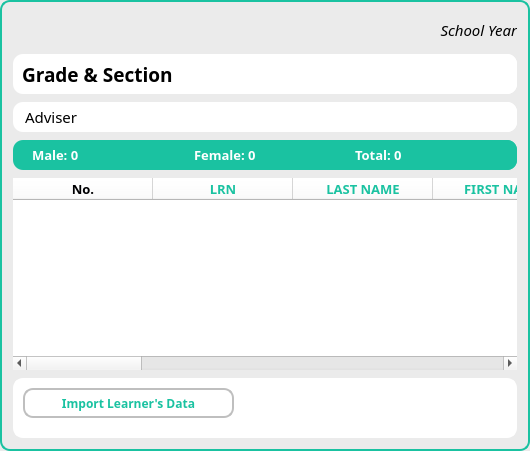
    <widget class="QFrame" name="disProfFrame">
     <property name="minimumSize">
      <size>
       <width>530</width>
       <height>450</height>
      </size>
     </property>
     <property name="styleSheet">
      <string notr="true">QFrame{
	background-color: rgb(235, 235, 235);
    border: solid;
	border-width: 2px 2px 2px 2px;
	border-color: rgb(26, 194, 161);
	border-radius: 10px
}</string>
     </property>
     <property name="frameShape">
      <enum>QFrame::StyledPanel</enum>
     </property>
     <property name="frameShadow">
      <enum>QFrame::Raised</enum>
     </property>
     <layout class="QVBoxLayout" name="verticalLayout_2">
      <property name="spacing">
       <number>8</number>
      </property>
      <item>
       <widget class="QFrame" name="topLabelFrame">
        <property name="styleSheet">
         <string notr="true">QFrame{
border: none;
}</string>
        </property>
        <property name="frameShape">
         <enum>QFrame::StyledPanel</enum>
        </property>
        <property name="frameShadow">
         <enum>QFrame::Raised</enum>
        </property>
        <layout class="QHBoxLayout" name="horizontalLayout_3">
         <property name="spacing">
          <number>0</number>
         </property>
         <property name="leftMargin">
          <number>0</number>
         </property>
         <property name="topMargin">
          <number>0</number>
         </property>
         <property name="rightMargin">
          <number>0</number>
         </property>
         <property name="bottomMargin">
          <number>0</number>
         </property>
         <item>
          <widget class="QLabel" name="depLabel">
           <property name="font">
            <font>
             <family>Montserrat SemiBold</family>
             <pointsize>18</pointsize>
             <weight>75</weight>
             <bold>true</bold>
            </font>
           </property>
           <property name="styleSheet">
            <string notr="true">QLabel{
color: rgb(26, 194, 161);
border: none;
}</string>
           </property>
           <property name="text">
            <string>&lt;DEPARTMENT&gt;</string>
           </property>
          </widget>
         </item>
         <item>
          <widget class="QLabel" name="syLabel">
           <property name="minimumSize">
            <size>
             <width>160</width>
             <height>0</height>
            </size>
           </property>
           <property name="maximumSize">
            <size>
             <width>160</width>
             <height>16777215</height>
            </size>
           </property>
           <property name="font">
            <font>
             <family>Montserrat</family>
             <pointsize>11</pointsize>
             <italic>true</italic>
            </font>
           </property>
           <property name="layoutDirection">
            <enum>Qt::LeftToRight</enum>
           </property>
           <property name="text">
            <string>School Year</string>
           </property>
           <property name="alignment">
            <set>Qt::AlignRight|Qt::AlignTrailing|Qt::AlignVCenter</set>
           </property>
          </widget>
         </item>
        </layout>
       </widget>
      </item>
      <item>
       <widget class="QFrame" name="gradeSectionFrame">
        <property name="minimumSize">
         <size>
          <width>0</width>
          <height>40</height>
         </size>
        </property>
        <property name="maximumSize">
         <size>
          <width>16777215</width>
          <height>40</height>
         </size>
        </property>
        <property name="styleSheet">
         <string notr="true">QFrame{
	background-color: rgb(255, 255, 255);
	border: none;
}</string>
        </property>
        <property name="frameShape">
         <enum>QFrame::StyledPanel</enum>
        </property>
        <property name="frameShadow">
         <enum>QFrame::Raised</enum>
        </property>
        <layout class="QHBoxLayout" name="horizontalLayout_4">
         <property name="spacing">
          <number>0</number>
         </property>
         <property name="topMargin">
          <number>0</number>
         </property>
         <property name="rightMargin">
          <number>0</number>
         </property>
         <property name="bottomMargin">
          <number>0</number>
         </property>
         <item>
          <widget class="QLabel" name="gradeSectionLabel">
           <property name="minimumSize">
            <size>
             <width>0</width>
             <height>40</height>
            </size>
           </property>
           <property name="maximumSize">
            <size>
             <width>16777215</width>
             <height>40</height>
            </size>
           </property>
           <property name="font">
            <font>
             <family>Kaleko 205 Round Bold Oblique</family>
             <pointsize>14</pointsize>
             <weight>75</weight>
             <italic>false</italic>
             <bold>true</bold>
            </font>
           </property>
           <property name="styleSheet">
            <string notr="true">QLabel{
border: none;
	background-color: rgb(255, 255, 255);

}</string>
           </property>
           <property name="text">
            <string>Grade &amp; Section</string>
           </property>
          </widget>
         </item>
         <item>
          <widget class="QLabel" name="strandLabel">
           <property name="font">
            <font>
             <family>Verdana</family>
             <pointsize>10</pointsize>
             <italic>false</italic>
            </font>
           </property>
           <property name="text">
            <string/>
           </property>
          </widget>
         </item>
        </layout>
       </widget>
      </item>
      <item>
       <widget class="QFrame" name="adviserFrame">
        <property name="minimumSize">
         <size>
          <width>0</width>
          <height>30</height>
         </size>
        </property>
        <property name="maximumSize">
         <size>
          <width>16777215</width>
          <height>30</height>
         </size>
        </property>
        <property name="styleSheet">
         <string notr="true">QFrame{
	background-color: rgb(255, 255, 255);
	border: none;
}</string>
        </property>
        <property name="frameShape">
         <enum>QFrame::StyledPanel</enum>
        </property>
        <property name="frameShadow">
         <enum>QFrame::Raised</enum>
        </property>
        <layout class="QHBoxLayout" name="horizontalLayout_5">
         <property name="spacing">
          <number>0</number>
         </property>
         <property name="leftMargin">
          <number>12</number>
         </property>
         <property name="topMargin">
          <number>0</number>
         </property>
         <property name="rightMargin">
          <number>0</number>
         </property>
         <property name="bottomMargin">
          <number>0</number>
         </property>
         <item>
          <widget class="QLabel" name="adviserLabel">
           <property name="font">
            <font>
             <family>Montserrat</family>
             <pointsize>11</pointsize>
            </font>
           </property>
           <property name="text">
            <string>Adviser</string>
           </property>
          </widget>
         </item>
         <item>
          <widget class="QLabel" name="semLabel">
           <property name="font">
            <font>
             <family>Montserrat</family>
             <pointsize>11</pointsize>
             <weight>75</weight>
             <bold>true</bold>
            </font>
           </property>
           <property name="styleSheet">
            <string notr="true">QLabel{
color: rgb(26, 194, 161);
}</string>
           </property>
           <property name="text">
            <string/>
           </property>
          </widget>
         </item>
        </layout>
       </widget>
      </item>
      <item>
       <widget class="QFrame" name="statFrame">
        <property name="minimumSize">
         <size>
          <width>0</width>
          <height>30</height>
         </size>
        </property>
        <property name="maximumSize">
         <size>
          <width>16777215</width>
          <height>30</height>
         </size>
        </property>
        <property name="styleSheet">
         <string notr="true">QFrame{
	background-color: rgb(26, 194, 161);
	border: none;
}</string>
        </property>
        <property name="frameShape">
         <enum>QFrame::StyledPanel</enum>
        </property>
        <property name="frameShadow">
         <enum>QFrame::Raised</enum>
        </property>
        <layout class="QHBoxLayout" name="horizontalLayout_6">
         <property name="spacing">
          <number>0</number>
         </property>
         <property name="leftMargin">
          <number>19</number>
         </property>
         <property name="topMargin">
          <number>0</number>
         </property>
         <property name="rightMargin">
          <number>0</number>
         </property>
         <property name="bottomMargin">
          <number>0</number>
         </property>
         <item>
          <widget class="QLabel" name="maleLabel">
           <property name="font">
            <font>
             <family>Montserrat</family>
             <pointsize>10</pointsize>
             <weight>75</weight>
             <bold>true</bold>
            </font>
           </property>
           <property name="styleSheet">
            <string notr="true">QLabel{
	color: rgb(255, 255, 255);

}</string>
           </property>
           <property name="text">
            <string>Male: 0</string>
           </property>
          </widget>
         </item>
         <item>
          <widget class="QLabel" name="femaleLabel">
           <property name="font">
            <font>
             <family>Montserrat</family>
             <pointsize>10</pointsize>
             <weight>75</weight>
             <bold>true</bold>
            </font>
           </property>
           <property name="styleSheet">
            <string notr="true">QLabel{
	color: rgb(255, 255, 255);

}</string>
           </property>
           <property name="text">
            <string>Female: 0</string>
           </property>
          </widget>
         </item>
         <item>
          <widget class="QLabel" name="totalLabel">
           <property name="font">
            <font>
             <family>Montserrat</family>
             <pointsize>10</pointsize>
             <weight>75</weight>
             <bold>true</bold>
            </font>
           </property>
           <property name="styleSheet">
            <string notr="true">QLabel{
	color: rgb(255, 255, 255);

}</string>
           </property>
           <property name="text">
            <string>Total: 0</string>
           </property>
          </widget>
         </item>
        </layout>
       </widget>
      </item>
      <item>
       <widget class="QTableWidget" name="tableWidget">
        <property name="font">
         <font>
          <family>Montserrat</family>
          <pointsize>9</pointsize>
         </font>
        </property>
        <property name="styleSheet">
         <string notr="true">QTableWidget{
border: none;
	background-color: rgb(255, 255, 255);
}
QFrame{
	background-color:  rgb(255, 255, 255);
    border: none;
}

QTableView::item:selected  {
	color: rgb(255, 255, 255);
	background-color: rgb(67, 156, 250);
}

</string>
        </property>
        <property name="frameShape">
         <enum>QFrame::NoFrame</enum>
        </property>
        <property name="frameShadow">
         <enum>QFrame::Plain</enum>
        </property>
        <property name="lineWidth">
         <number>1</number>
        </property>
        <property name="sizeAdjustPolicy">
         <enum>QAbstractScrollArea::AdjustIgnored</enum>
        </property>
        <property name="editTriggers">
         <set>QAbstractItemView::DoubleClicked|QAbstractItemView::EditKeyPressed</set>
        </property>
        <property name="alternatingRowColors">
         <bool>false</bool>
        </property>
        <property name="selectionMode">
         <enum>QAbstractItemView::SingleSelection</enum>
        </property>
        <property name="selectionBehavior">
         <enum>QAbstractItemView::SelectRows</enum>
        </property>
        <property name="verticalScrollMode">
         <enum>QAbstractItemView::ScrollPerPixel</enum>
        </property>
        <property name="horizontalScrollMode">
         <enum>QAbstractItemView::ScrollPerPixel</enum>
        </property>
        <property name="showGrid">
         <bool>true</bool>
        </property>
        <property name="gridStyle">
         <enum>Qt::SolidLine</enum>
        </property>
        <attribute name="horizontalHeaderVisible">
         <bool>true</bool>
        </attribute>
        <attribute name="horizontalHeaderCascadingSectionResizes">
         <bool>false</bool>
        </attribute>
        <attribute name="horizontalHeaderMinimumSectionSize">
         <number>50</number>
        </attribute>
        <attribute name="horizontalHeaderDefaultSectionSize">
         <number>140</number>
        </attribute>
        <attribute name="horizontalHeaderHighlightSections">
         <bool>true</bool>
        </attribute>
        <attribute name="horizontalHeaderShowSortIndicator" stdset="0">
         <bool>true</bool>
        </attribute>
        <attribute name="verticalHeaderVisible">
         <bool>false</bool>
        </attribute>
        <attribute name="verticalHeaderDefaultSectionSize">
         <number>50</number>
        </attribute>
        <column>
         <property name="text">
          <string>No.</string>
         </property>
         <property name="font">
          <font>
           <family>Montserrat SemiBold</family>
           <pointsize>10</pointsize>
           <weight>75</weight>
           <bold>true</bold>
          </font>
         </property>
         <property name="textAlignment">
          <set>AlignCenter</set>
         </property>
         <property name="foreground">
          <brush brushstyle="SolidPattern">
           <color alpha="255">
            <red>0</red>
            <green>0</green>
            <blue>2</blue>
           </color>
          </brush>
         </property>
        </column>
        <column>
         <property name="text">
          <string>LRN</string>
         </property>
         <property name="font">
          <font>
           <family>Montserrat</family>
           <pointsize>10</pointsize>
           <weight>75</weight>
           <bold>true</bold>
          </font>
         </property>
         <property name="textAlignment">
          <set>AlignCenter</set>
         </property>
         <property name="foreground">
          <brush brushstyle="SolidPattern">
           <color alpha="255">
            <red>26</red>
            <green>194</green>
            <blue>161</blue>
           </color>
          </brush>
         </property>
        </column>
        <column>
         <property name="text">
          <string>LAST NAME</string>
         </property>
         <property name="font">
          <font>
           <family>Montserrat</family>
           <pointsize>10</pointsize>
           <weight>75</weight>
           <bold>true</bold>
          </font>
         </property>
         <property name="textAlignment">
          <set>AlignCenter</set>
         </property>
         <property name="foreground">
          <brush brushstyle="SolidPattern">
           <color alpha="255">
            <red>26</red>
            <green>194</green>
            <blue>161</blue>
           </color>
          </brush>
         </property>
        </column>
        <column>
         <property name="text">
          <string>FIRST NAME</string>
         </property>
         <property name="font">
          <font>
           <family>Montserrat</family>
           <pointsize>10</pointsize>
           <weight>75</weight>
           <bold>true</bold>
          </font>
         </property>
         <property name="textAlignment">
          <set>AlignCenter</set>
         </property>
         <property name="foreground">
          <brush brushstyle="SolidPattern">
           <color alpha="255">
            <red>26</red>
            <green>194</green>
            <blue>161</blue>
           </color>
          </brush>
         </property>
        </column>
        <column>
         <property name="text">
          <string>MIDDLE NAME</string>
         </property>
         <property name="font">
          <font>
           <family>Montserrat</family>
           <pointsize>10</pointsize>
           <weight>75</weight>
           <bold>true</bold>
          </font>
         </property>
         <property name="textAlignment">
          <set>AlignCenter</set>
         </property>
         <property name="foreground">
          <brush brushstyle="SolidPattern">
           <color alpha="255">
            <red>26</red>
            <green>194</green>
            <blue>161</blue>
           </color>
          </brush>
         </property>
        </column>
        <column>
         <property name="text">
          <string>NAME EXT.</string>
         </property>
         <property name="font">
          <font>
           <family>Montserrat</family>
           <pointsize>10</pointsize>
           <weight>75</weight>
           <bold>true</bold>
          </font>
         </property>
         <property name="textAlignment">
          <set>AlignCenter</set>
         </property>
         <property name="foreground">
          <brush brushstyle="SolidPattern">
           <color alpha="255">
            <red>26</red>
            <green>194</green>
            <blue>161</blue>
           </color>
          </brush>
         </property>
        </column>
        <column>
         <property name="text">
          <string>SEX</string>
         </property>
         <property name="font">
          <font>
           <family>Montserrat</family>
           <pointsize>10</pointsize>
           <weight>75</weight>
           <bold>true</bold>
          </font>
         </property>
         <property name="textAlignment">
          <set>AlignCenter</set>
         </property>
         <property name="foreground">
          <brush brushstyle="SolidPattern">
           <color alpha="255">
            <red>26</red>
            <green>194</green>
            <blue>161</blue>
           </color>
          </brush>
         </property>
        </column>
        <column>
         <property name="text">
          <string>AGE</string>
         </property>
         <property name="font">
          <font>
           <family>Montserrat</family>
           <pointsize>10</pointsize>
           <weight>75</weight>
           <bold>true</bold>
          </font>
         </property>
         <property name="textAlignment">
          <set>AlignCenter</set>
         </property>
         <property name="foreground">
          <brush brushstyle="SolidPattern">
           <color alpha="255">
            <red>26</red>
            <green>194</green>
            <blue>161</blue>
           </color>
          </brush>
         </property>
        </column>
        <column>
         <property name="text">
          <string>ADDRESS</string>
         </property>
         <property name="font">
          <font>
           <family>Montserrat</family>
           <pointsize>10</pointsize>
           <weight>75</weight>
           <bold>true</bold>
          </font>
         </property>
         <property name="textAlignment">
          <set>AlignCenter</set>
         </property>
         <property name="foreground">
          <brush brushstyle="SolidPattern">
           <color alpha="255">
            <red>26</red>
            <green>194</green>
            <blue>161</blue>
           </color>
          </brush>
         </property>
        </column>
        <column>
         <property name="text">
          <string>DATE OF BIRTH</string>
         </property>
         <property name="font">
          <font>
           <family>Montserrat</family>
           <pointsize>10</pointsize>
           <weight>75</weight>
           <bold>true</bold>
          </font>
         </property>
         <property name="textAlignment">
          <set>AlignCenter</set>
         </property>
         <property name="foreground">
          <brush brushstyle="SolidPattern">
           <color alpha="255">
            <red>26</red>
            <green>194</green>
            <blue>161</blue>
           </color>
          </brush>
         </property>
        </column>
        <column>
         <property name="text">
          <string>MOTHER'S MAIDEN NAME</string>
         </property>
         <property name="font">
          <font>
           <family>Montserrat</family>
           <pointsize>10</pointsize>
           <weight>75</weight>
           <bold>true</bold>
          </font>
         </property>
         <property name="textAlignment">
          <set>AlignCenter</set>
         </property>
         <property name="foreground">
          <brush brushstyle="SolidPattern">
           <color alpha="255">
            <red>26</red>
            <green>194</green>
            <blue>161</blue>
           </color>
          </brush>
         </property>
        </column>
        <column>
         <property name="text">
          <string>FATHER'S NAME</string>
         </property>
         <property name="font">
          <font>
           <family>Montserrat</family>
           <pointsize>10</pointsize>
           <weight>75</weight>
           <bold>true</bold>
          </font>
         </property>
         <property name="textAlignment">
          <set>AlignCenter</set>
         </property>
         <property name="foreground">
          <brush brushstyle="SolidPattern">
           <color alpha="255">
            <red>26</red>
            <green>194</green>
            <blue>161</blue>
           </color>
          </brush>
         </property>
        </column>
        <column>
         <property name="text">
          <string>NAME OF GUARDIAN</string>
         </property>
         <property name="font">
          <font>
           <family>Montserrat</family>
           <pointsize>10</pointsize>
           <weight>75</weight>
           <bold>true</bold>
          </font>
         </property>
         <property name="textAlignment">
          <set>AlignCenter</set>
         </property>
         <property name="foreground">
          <brush brushstyle="SolidPattern">
           <color alpha="255">
            <red>26</red>
            <green>194</green>
            <blue>161</blue>
           </color>
          </brush>
         </property>
        </column>
        <column>
         <property name="text">
          <string>LEARNING MODALITY</string>
         </property>
         <property name="font">
          <font>
           <family>Montserrat</family>
           <pointsize>10</pointsize>
           <weight>75</weight>
           <bold>true</bold>
          </font>
         </property>
         <property name="textAlignment">
          <set>AlignCenter</set>
         </property>
         <property name="foreground">
          <brush brushstyle="SolidPattern">
           <color alpha="255">
            <red>26</red>
            <green>194</green>
            <blue>161</blue>
           </color>
          </brush>
         </property>
        </column>
        <column>
         <property name="text">
          <string>ENROLLMENT ELIGIBILITY</string>
         </property>
         <property name="font">
          <font>
           <family>Montserrat</family>
           <pointsize>10</pointsize>
           <weight>75</weight>
           <bold>true</bold>
          </font>
         </property>
         <property name="textAlignment">
          <set>AlignCenter</set>
         </property>
         <property name="foreground">
          <brush brushstyle="SolidPattern">
           <color alpha="255">
            <red>26</red>
            <green>194</green>
            <blue>161</blue>
           </color>
          </brush>
         </property>
        </column>
       </widget>
      </item>
      <item>
       <widget class="QFrame" name="frame_2">
        <property name="minimumSize">
         <size>
          <width>0</width>
          <height>60</height>
         </size>
        </property>
        <property name="styleSheet">
         <string notr="true">QFrame{
border-radius: 10px;
	background-color: rgb(255, 255, 255);
	border-color: rgb(255, 255, 255);
}</string>
        </property>
        <property name="frameShape">
         <enum>QFrame::StyledPanel</enum>
        </property>
        <property name="frameShadow">
         <enum>QFrame::Raised</enum>
        </property>
        <widget class="QPushButton" name="importBtn">
         <property name="geometry">
          <rect>
           <x>10</x>
           <y>10</y>
           <width>211</width>
           <height>30</height>
          </rect>
         </property>
         <property name="minimumSize">
          <size>
           <width>0</width>
           <height>30</height>
          </size>
         </property>
         <property name="maximumSize">
          <size>
           <width>16777215</width>
           <height>30</height>
          </size>
         </property>
         <property name="font">
          <font>
           <family>Montserrat SemiBold</family>
           <pointsize>9</pointsize>
           <weight>75</weight>
           <bold>true</bold>
          </font>
         </property>
         <property name="styleSheet">
          <string notr="true">QPushButton{
	color: rgb(26, 194, 161);
	border-radius: 10px;
	border: 2px solid rgb(191,191,191);
	background-color: rgb(255, 255, 255);
}
QPushButton:focus{
background-color: rgb(26, 194, 161);
	color: rgb(255, 255, 255);
 	border-radius: 10px;
}</string>
         </property>
         <property name="text">
          <string>Import Learner's Data</string>
         </property>
        </widget>
       </widget>
      </item>
     </layout>
    </widget>
